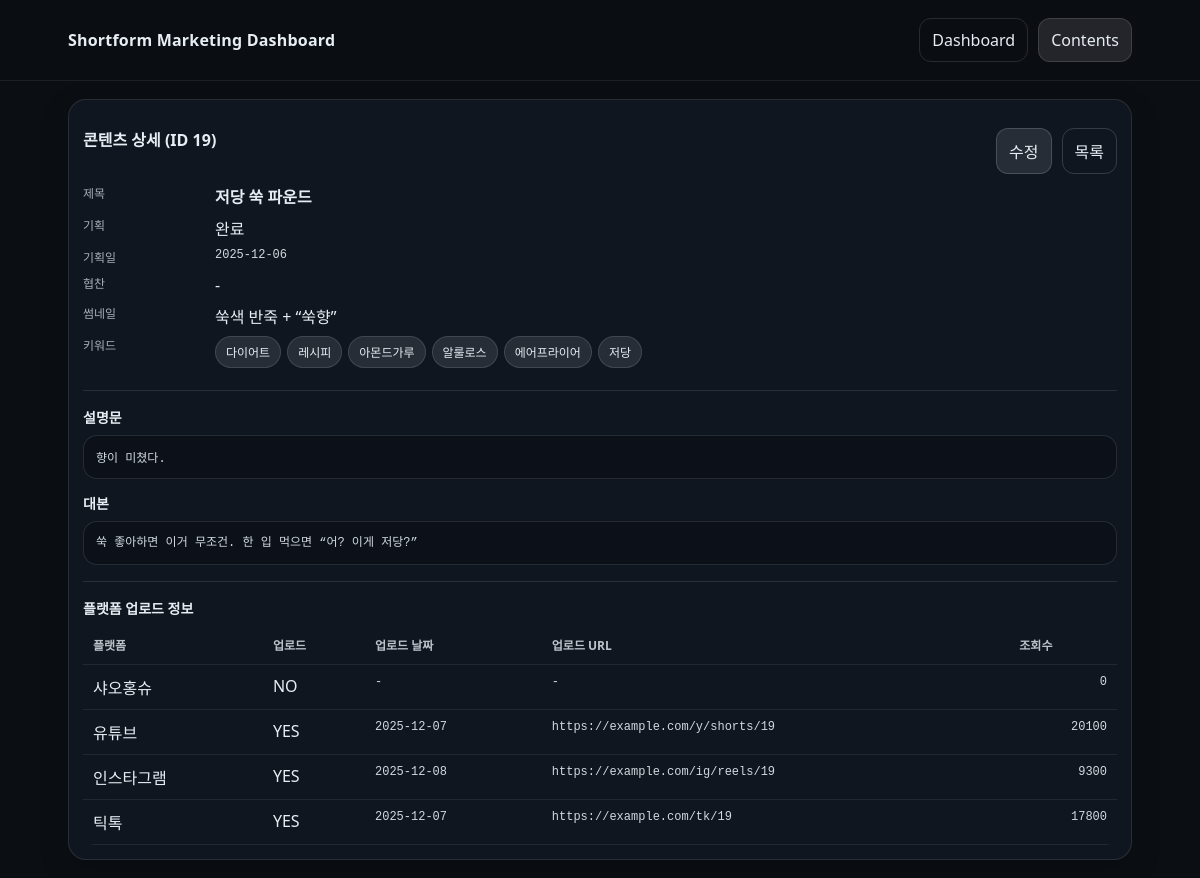
/contents/19, run on the app's committed database.
### tables this page shows
CREATE TABLE contents (
  content_id INTEGER PRIMARY KEY AUTOINCREMENT,
  plan_done INTEGER NOT NULL DEFAULT 0,
  plan_date TEXT,
  title TEXT NOT NULL,
  description TEXT,
  script TEXT,
  thumbnail_concept TEXT,
  sponsored INTEGER NOT NULL DEFAULT 0,
  created_at TEXT DEFAULT (datetime('now'))
);

CREATE TABLE keywords (
  keyword_id INTEGER PRIMARY KEY AUTOINCREMENT,
  keyword TEXT NOT NULL UNIQUE
);

CREATE TABLE content_platform (
  content_id INTEGER NOT NULL,
  platform_id INTEGER NOT NULL,
  is_uploaded INTEGER NOT NULL DEFAULT 0,
  upload_date TEXT,
  upload_url TEXT,
  views INTEGER DEFAULT 0,
  PRIMARY KEY (content_id, platform_id),
  FOREIGN KEY (content_id) REFERENCES contents(content_id),
  FOREIGN KEY (platform_id) REFERENCES platforms(platform_id)
);

CREATE TABLE platforms (
  platform_id INTEGER PRIMARY KEY AUTOINCREMENT,
  name TEXT NOT NULL UNIQUE
);

### app.py (the view)
@app.route("/contents/<int:content_id>")
def content_detail(content_id: int):
    con = get_db()
    cur = con.cursor()
    content = cur.execute("SELECT * FROM contents WHERE content_id=?", (content_id,)).fetchone()
    if not content:
        con.close()
        abort(404)
    platforms = cur.execute("""
        SELECT p.name, cp.is_uploaded, cp.upload_date, cp.upload_url, COALESCE(cp.views,0) AS views
        FROM platforms p
        LEFT JOIN content_platform cp
          ON cp.platform_id = p.platform_id AND cp.content_id = ?
        ORDER BY p.name
    """, (content_id,)).fetchall()
    keywords = cur.execute("""
        SELECT k.keyword
        FROM content_keyword ck
        JOIN keywords k ON k.keyword_id = ck.keyword_id
        WHERE ck.content_id=?
        ORDER BY k.keyword
    """, (content_id,)).fetchall()
    con.close()
    return render_template(
        "content_detail.html",
        app_title=APP_TITLE,
        content=content,
        platforms=platforms,
        keywords=keywords
    )

### app.py (called while the page is built)
def get_db():
    con = sqlite3.connect(DB_PATH)
    con.row_factory = sqlite3.Row
    return con

### templates/content_detail.html (shortened to what this page needs)
<!doctype html>
<html lang="ko">
<head>
  <link rel="stylesheet" href="{{ url_for('static', filename='style.css') }}">
</head>
<body>
  <header class="topbar">
    <div class="wrap">
      <div class="brand">{{ app_title }}</div>
      <nav class="nav">
        <a class="navlink" href="/">Dashboard</a>
        <a class="navlink active" href="/contents">Contents</a>
      </nav>
    </div>
  </header>
  <main class="wrap">
    <section class="panel">
      <div class="titlebar">
        <h2>콘텐츠 상세 (ID {{ content["content_id"] }})</h2>
        <div class="actions">
          <a class="btn" href="/contents/{{ content['content_id'] }}/edit">수정</a>
          <a class="btn ghost" href="/contents">목록</a>
        </div>
      </div>
      <div class="kv">
        <div class="k">제목</div><div class="v"><b>{{ content["title"] }}</b></div>
        <div class="k">기획</div><div class="v">{{ "완료" if content["plan_done"]==1 else "미완료" }}</div>
        <div class="k">기획일</div><div class="v mono">{{ content["plan_date"] or "-" }}</div>
        <div class="k">협찬</div><div class="v">{{ "협찬" if content["sponsored"]==1 else "-" }}</div>
        <div class="k">썸네일</div><div class="v">{{ content["thumbnail_concept"] or "-" }}</div>
        <div class="k">키워드</div>
        <div class="v">
          {% if keywords|length == 0 %}-{% else %}
            {% for kw in keywords %}<span class="chip">{{ kw["keyword"] }}</span>{% endfor %}
          {% endif %}
        </div>
      </div>
      <hr class="hr" />
      <h3 class="h3">설명문</h3>
      <div class="box mono">{{ content["description"] or "-" }}</div>
      <h3 class="h3" style="margin-top:14px;">대본</h3>
      <div class="box mono pre">{{ content["script"] or "-" }}</div>
      <hr class="hr" />
      <h3 class="h3">플랫폼 업로드 정보</h3>
      <table class="table">
        <thead>
          <tr>
            <th>플랫폼</th>
            <th>업로드</th>
            <th>업로드 날짜</th>
            <th>업로드 URL</th>
            <th class="right">조회수</th>
          </tr>
        </thead>
        <tbody>
          {% for p in platforms %}
          <tr>
            <td>{{ p["name"] }}</td>
            <td>{{ "YES" if p["is_uploaded"]==1 else "NO" }}</td>
            <td class="mono">{{ p["upload_date"] or "-" }}</td>
            <td class="mono">{{ p["upload_url"] or "-" }}</td>
            <td class="right mono">{{ p["views"] }}</td>
          </tr>
          {% endfor %}
        </tbody>
      </table>
    </section>
  </main>
</body>
</html>

### static/style.css (style rules this page uses)
* { box-sizing: border-box; }
body { margin: 0; font-family: system-ui, -apple-system, "Segoe UI", Roboto, "Noto Sans KR", Arial, sans-serif; background:#0b0f14; color:#e6edf3; }
a { color: inherit; text-decoration: none; }
.wrap { max-width: 1100px; margin: 0 auto; padding: 18px; }
.topbar { position: sticky; top: 0; background: rgba(11,15,20,0.86); backdrop-filter: blur(8px); border-bottom: 1px solid rgba(255,255,255,0.08); }
.topbar .wrap { display:flex; align-items:center; justify-content:space-between; gap: 12px; }
.brand { font-weight: 800; letter-spacing: .2px; }
.nav { display:flex; gap: 10px; }
.navlink { padding: 10px 12px; border-radius: 12px; border: 1px solid rgba(255,255,255,0.12); }
.navlink.active { background: rgba(255,255,255,0.10); }
.card, .panel { background: rgba(18,26,36,0.75); border: 1px solid rgba(255,255,255,0.10); border-radius: 18px; padding: 14px; box-shadow: 0 10px 30px rgba(0,0,0,0.20); }
.panel h2 { margin: 0 0 10px; font-size: 16px; }
.table { width: 100%; border-collapse: collapse; overflow: hidden; border-radius: 12px; }
.table th, .table td { padding: 10px 10px; border-bottom: 1px solid rgba(255,255,255,0.08); vertical-align: top; }
.table th { text-align: left; font-size: 12px; opacity: .8; }
.right { text-align: right; }
.mono { font-family: ui-monospace, SFMono-Regular, Menlo, Consolas, monospace; font-size: 12px; opacity: .9; }
.btn { background: rgba(255,255,255,0.10); border: 1px solid rgba(255,255,255,0.16); color:#e6edf3; padding: 10px 12px; border-radius: 12px; cursor: pointer; }
.btn.ghost { background: transparent; }
.titlebar { display:flex; align-items:center; justify-content:space-between; gap:12px; margin-bottom: 8px; }
.hr { border: none; border-top: 1px solid rgba(255,255,255,0.10); margin: 16px 0; }
.h3 { margin: 0 0 8px; font-size: 14px; }
.actions { display:flex; gap:10px; margin-top: 14px; }
.kv { display:grid; grid-template-columns: 120px 1fr; gap: 8px 12px; margin-top: 10px; }
.kv .k { opacity:.7; font-size: 12px; }
.chip { display:inline-block; padding: 6px 10px; border-radius: 999px; margin: 0 6px 6px 0; background: rgba(255,255,255,0.10); border: 1px solid rgba(255,255,255,0.12); font-size: 12px; }
.box { padding: 12px; border-radius: 14px; border: 1px solid rgba(255,255,255,0.12); background: rgba(0,0,0,0.22); }
.box.pre { white-space: pre-wrap; line-height: 1.5; }

### data on the page
contents: content_id "19", title "저당 쑥 파운드", plan_done "완료", plan_date "2025-12-06", sponsored "-", thumbnail_concept "쑥색 반죽 + “쑥향”", description "향이 미쳤다.", script "쑥 좋아하면 이거 무조건. 한 입 먹으면 “어? 이게 저당?”"
keywords: keyword "다이어트"
keywords: keyword "레시피"
keywords: keyword "아몬드가루"
keywords: keyword "알룰로스"
keywords: keyword "에어프라이어"
keywords: keyword "저당"
content_platform: name "샤오홍슈", is_uploaded "NO", p "-", views "0"
content_platform: name "유튜브", is_uploaded "YES", upload_date "2025-12-07", upload_url "https://example.com/y/shorts/19", views "20100"
content_platform: name "인스타그램", is_uploaded "YES", upload_date "2025-12-08", upload_url "https://example.com/ig/reels/19", views "9300"
content_platform: name "틱톡", is_uploaded "YES", upload_date "2025-12-07", upload_url "https://example.com/tk/19", views "17800"

### other printed values
{{ app_title }} "Shortform Marketing Dashboard"
